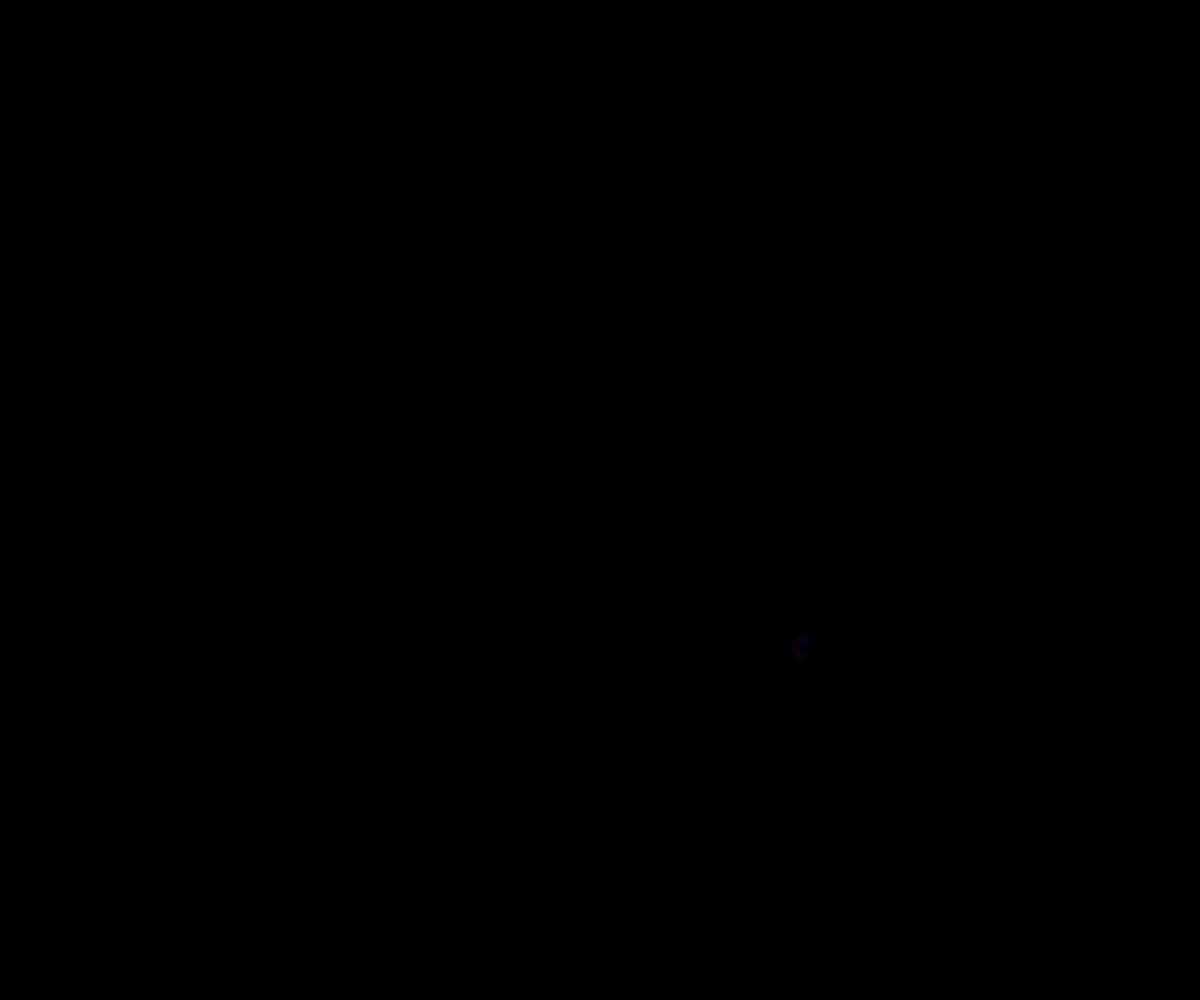
Frame 1 (no input)
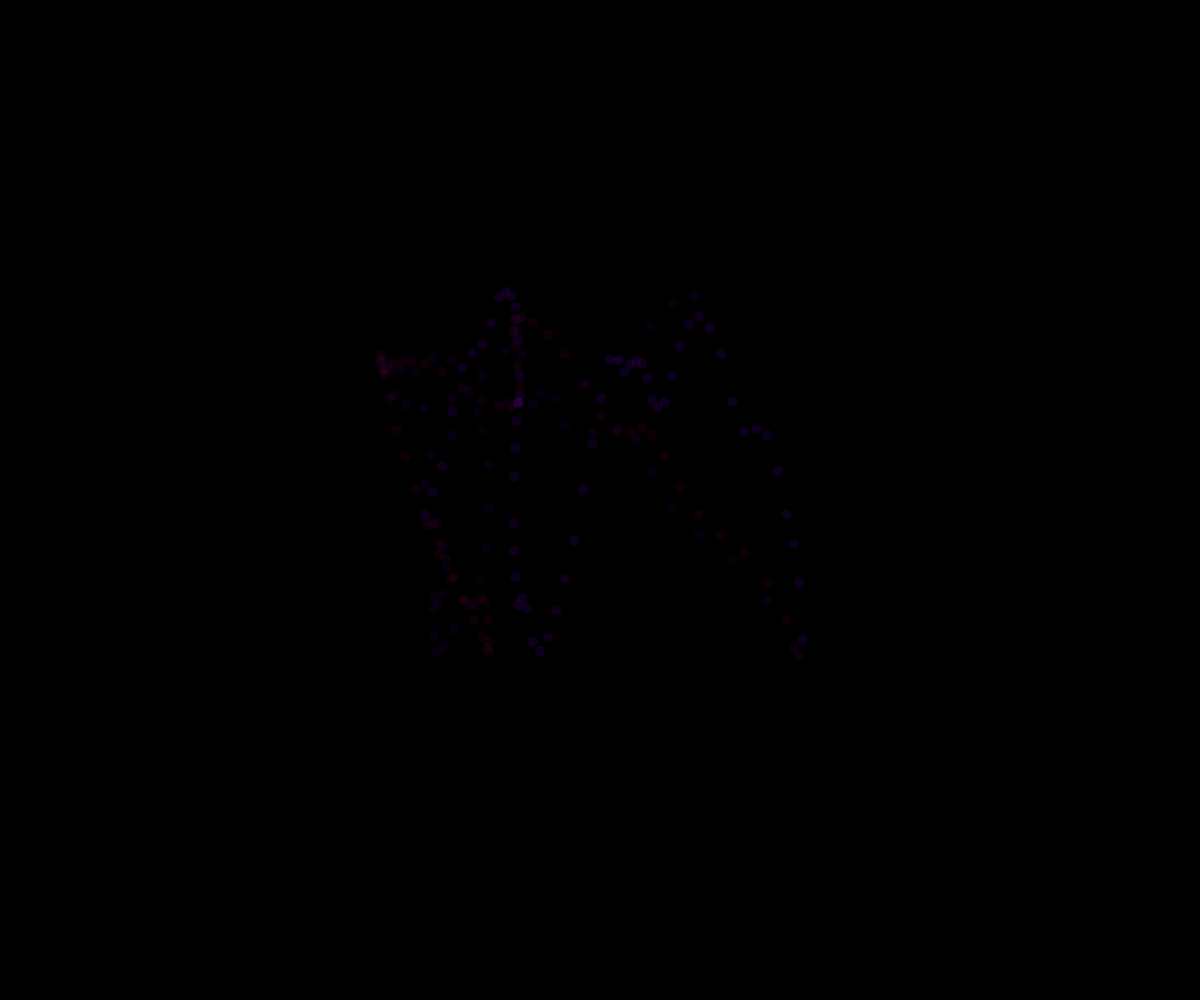
Frame 60 (no input)
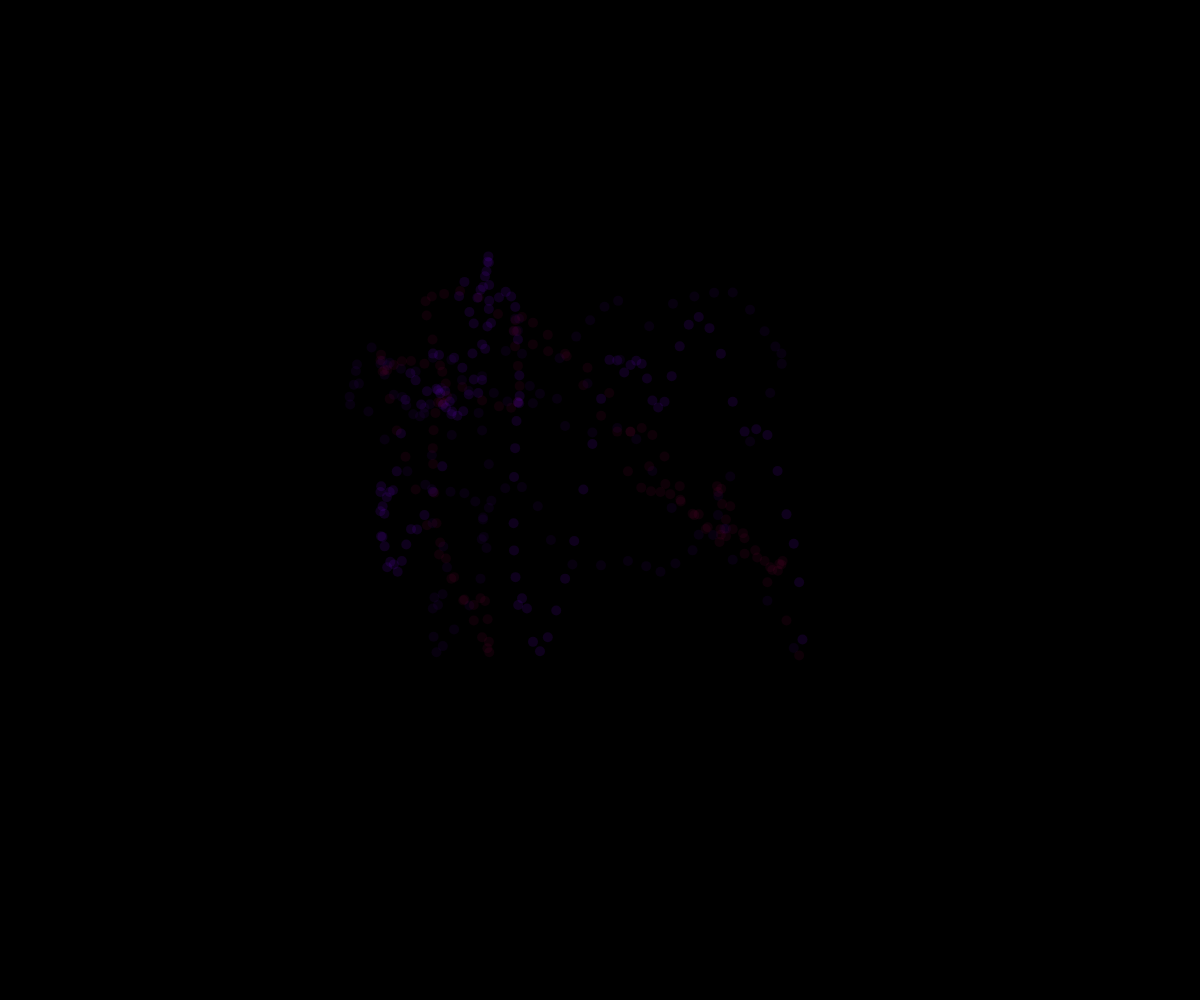
Frame 120 (the mouse pressed at the canvas centre since frame 60)

The p5.js sketch that drew these frames (run headless with seeded random() and noise() and a simulated clock; from frame 60 on, the mouse is pressed at the canvas centre):

// p5.js sketch
// ── sketch.js
function setup() {
  createCanvas(windowWidth, windowHeight);
  background(0);
}

function draw() {
  noStroke();
  fill(120, 0, 60, 30);
  var x1 = windowWidth * noise((.02) * frameCount);
  var y1 = windowHeight * noise((.04) * frameCount);
  ellipse(x1, y1, 10, 10);
  fill(60, 0, 120, 30);
  var x2 = windowWidth * noise(.03 * frameCount);
  var y2 = windowHeight * noise(.05 * frameCount);
  ellipse(x2, y2, 10, 10);
  fill(120, 0, 240, 30);
  var x3 = windowWidth * noise(.01 * frameCount);
  var y3 = windowHeight * noise(.06 * frameCount);
  ellipse(x3, y3, 10, 10);
}
